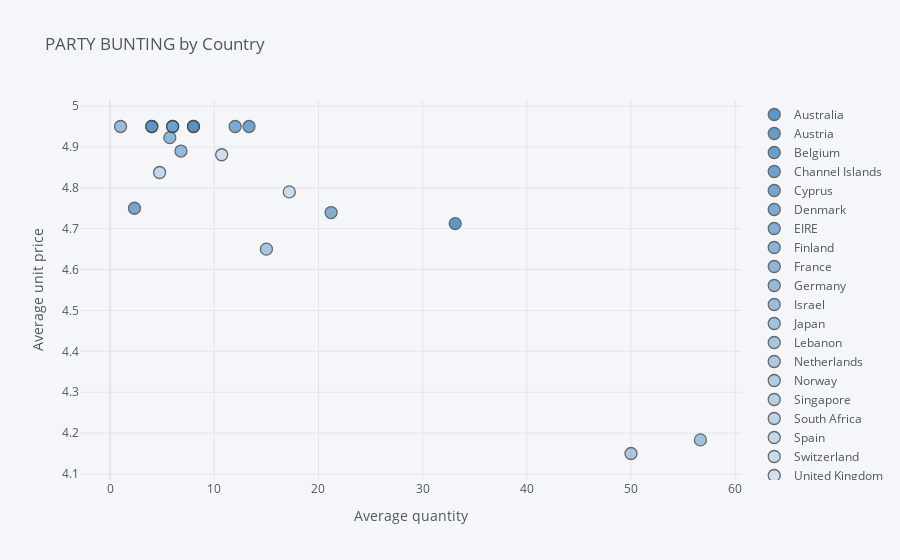

Here is the notebook cell this chart was saved with:
### Code cell
data.iplot(x='Quantity', y='UnitPrice', categories='Country', xTitle='Average quantity', 
           yTitle='Average unit price', color='blue',  title='PARTY BUNTING by Country')

### Figure 1 — Plotly figure (JSON) as saved in the notebook; plotly's stock layout.template omitted (floating-point values rounded to 4 significant figures)
{"data": [{"marker": {"color": "rgba(55, 128, 191, 1.0)", "line": {"width": 1.3}, "opacity": 0.8, "size": 12, "symbol": "circle"}, "mode": "markers", "name": "Australia", "textfont": {"color": "#4D5663"}, "type": "scatter", "x": [33.12], "y": [4.713]}, {"marker": {"color": "rgba(55, 128, 191, 0.96)", "line": {"width": 1.3}, "opacity": 0.8, "size": 12, "symbol": "circle"}, "mode": "markers", "name": "Austria", "textfont": {"color": "#4D5663"}, "type": "scatter", "x": [8], "y": [4.95]}, {"marker": {"color": "rgba(55, 128, 191, 0.9199999999999999)", "line": {"width": 1.3}, "opacity": 0.8, "size": 12, "symbol": "circle"}, "mode": "markers", "name": "Belgium", "textfont": {"color": "#4D5663"}, "type": "scatter", "x": [4], "y": [4.95]}, {"marker": {"color": "rgba(55, 128, 191, 0.8799999999999999)", "line": {"width": 1.3}, "opacity": 0.8, "size": 12, "symbol": "circle"}, "mode": "markers", "name": "Channel Islands", "textfont": {"color": "#4D5663"}, "type": "scatter", "x": [13.33], "y": [4.95]}, {"marker": {"color": "rgba(55, 128, 191, 0.8399999999999999)", "line": {"width": 1.3}, "opacity": 0.8, "size": 12, "symbol": "circle"}, "mode": "markers", "name": "Cyprus", "textfont": {"color": "#4D5663"}, "type": "scatter", "x": [2.333], "y": [4.75]}, {"marker": {"color": "rgba(55, 128, 191, 0.8)", "line": {"width": 1.3}, "opacity": 0.8, "size": 12, "symbol": "circle"}, "mode": "markers", "name": "Denmark", "textfont": {"color": "#4D5663"}, "type": "scatter", "x": [12], "y": [4.95]}, {"marker": {"color": "rgba(55, 128, 191, 0.76)", "line": {"width": 1.3}, "opacity": 0.8, "size": 12, "symbol": "circle"}, "mode": "markers", "name": "EIRE", "textfont": {"color": "#4D5663"}, "type": "scatter", "x": [21.21], "y": [4.739]}, {"marker": {"color": "rgba(55, 128, 191, 0.72)", "line": {"width": 1.3}, "opacity": 0.8, "size": 12, "symbol": "circle"}, "mode": "markers", "name": "Finland", "textfont": {"color": "#4D5663"}, "type": "scatter", "x": [6], "y": [4.95]}, {"marker": {"color": "rgba(55, 128, 191, 0.6799999999999999)", "line": {"width": 1.3}, "opacity": 0.8, "size": 12, "symbol": "circle"}, "mode": "markers", "name": "France", "textfont": {"color": "#4D5663"}, "type": "scatter", "x": [5.727], "y": [4.923]}, {"marker": {"color": "rgba(55, 128, 191, 0.6399999999999999)", "line": {"width": 1.3}, "opacity": 0.8, "size": 12, "symbol": "circle"}, "mode": "markers", "name": "Germany", "textfont": {"color": "#4D5663"}, "type": "scatter", "x": [6.8], "y": [4.89]}, {"marker": {"color": "rgba(55, 128, 191, 0.5999999999999999)", "line": {"width": 1.3}, "opacity": 0.8, "size": 12, "symbol": "circle"}, "mode": "markers", "name": "Israel", "textfont": {"color": "#4D5663"}, "type": "scatter", "x": [1], "y": [4.95]}, {"marker": {"color": "rgba(55, 128, 191, 0.5599999999999998)", "line": {"width": 1.3}, "opacity": 0.8, "size": 12, "symbol": "circle"}, "mode": "markers", "name": "Japan", "textfont": {"color": "#4D5663"}, "type": "scatter", "x": [56.67], "y": [4.183]}, {"marker": {"color": "rgba(55, 128, 191, 0.5199999999999998)", "line": {"width": 1.3}, "opacity": 0.8, "size": 12, "symbol": "circle"}, "mode": "markers", "name": "Lebanon", "textfont": {"color": "#4D5663"}, "type": "scatter", "x": [15], "y": [4.65]}, {"marker": {"color": "rgba(55, 128, 191, 0.4799999999999998)", "line": {"width": 1.3}, "opacity": 0.8, "size": 12, "symbol": "circle"}, "mode": "markers", "name": "Netherlands", "textfont": {"color": "#4D5663"}, "type": "scatter", "x": [50], "y": [4.15]}, {"marker": {"color": "rgba(55, 128, 191, 0.44)", "line": {"width": 1.3}, "opacity": 0.8, "size": 12, "symbol": "circle"}, "mode": "markers", "name": "Norway", "textfont": {"color": "#4D5663"}, "type": "scatter", "x": [6], "y": [4.95]}, {"marker": {"color": "rgba(55, 128, 191, 0.39999999999999997)", "line": {"width": 1.3}, "opacity": 0.8, "size": 12, "symbol": "circle"}, "mode": "markers", "name": "Singapore", "textfont": {"color": "#4D5663"}, "type": "scatter", "x": [8], "y": [4.95]}, {"marker": {"color": "rgba(55, 128, 191, 0.35999999999999993)", "line": {"width": 1.3}, "opacity": 0.8, "size": 12, "symbol": "circle"}, "mode": "markers", "name": "South Africa", "textfont": {"color": "#4D5663"}, "type": "scatter", "x": [4], "y": [4.95]}, {"marker": {"color": "rgba(55, 128, 191, 0.3199999999999999)", "line": {"width": 1.3}, "opacity": 0.8, "size": 12, "symbol": "circle"}, "mode": "markers", "name": "Spain", "textfont": {"color": "#4D5663"}, "type": "scatter", "x": [4.75], "y": [4.838]}, {"marker": {"color": "rgba(55, 128, 191, 0.27999999999999986)", "line": {"width": 1.3}, "opacity": 0.8, "size": 12, "symbol": "circle"}, "mode": "markers", "name": "Switzerland", "textfont": {"color": "#4D5663"}, "type": "scatter", "x": [17.2], "y": [4.79]}, {"marker": {"color": "rgba(55, 128, 191, 0.23999999999999982)", "line": {"width": 1.3}, "opacity": 0.8, "size": 12, "symbol": "circle"}, "mode": "markers", "name": "United Kingdom", "textfont": {"color": "#4D5663"}, "type": "scatter", "x": [10.71], "y": [4.881]}], "layout": {"legend": {"bgcolor": "#F5F6F9", "font": {"color": "#4D5663"}}, "paper_bgcolor": "#F5F6F9", "plot_bgcolor": "#F5F6F9", "title": {"font": {"color": "#4D5663"}, "text": "PARTY BUNTING by Country"}, "xaxis": {"gridcolor": "#E1E5ED", "showgrid": true, "tickfont": {"color": "#4D5663"}, "title": {"font": {"color": "#4D5663"}, "text": "Average quantity"}, "zerolinecolor": "#E1E5ED"}, "yaxis": {"gridcolor": "#E1E5ED", "showgrid": true, "tickfont": {"color": "#4D5663"}, "title": {"font": {"color": "#4D5663"}, "text": "Average unit price"}, "zerolinecolor": "#E1E5ED"}}}
